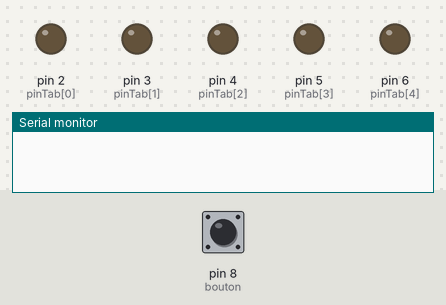
Bench run of a sketch on a simulated Arduino Uno, built with avr-gcc and run on an emulated ATmega328P. Parts: output pins drawn as LEDs (lit = HIGH), the last lines printed to the serial monitor. The inputs (shaded band) are chosen by the test bench; at power-on: pin 8 (bouton) HIGH. Random numbers use the default seed unless the sketch sets one.

Above: at 1.2 s.
1.3 s: pin 8 (bouton) pulled LOW for 0.15 s
At 2.7 s:
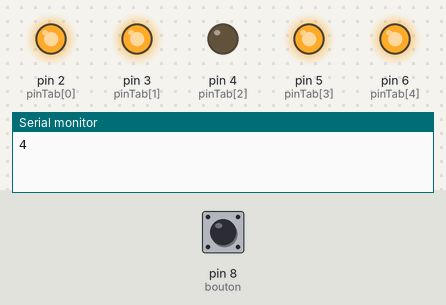
Timing chart, 0 to 7.8 s (numbered marks = the images above; inputs shaded):
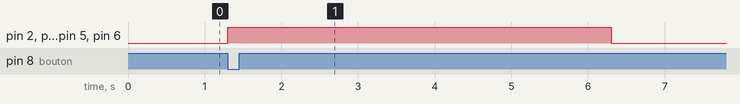

Measured:
- after the input at 1.3 s, pin 2 (pinTab[0]), pin 3 (pinTab[1]), pin 5 (pinTab[3]), pin 6 (pinTab[4]): LOW → HIGH at once, → LOW 5.0 s later

The sketch:

de_5_faces.ino
```cpp
//Déclaration variable
int pinTab[5]={2,3,4,5,6};
int bouton=8;

void setup()
{
  //Initialisation des variables
  Serial.begin(9600);
  for(int cpt=0;cpt<5;cpt++)
  {
    pinMode(pinTab[cpt],OUTPUT);
    digitalWrite(pinTab[cpt],LOW);
  }
  pinMode(bouton,INPUT_PULLUP);
  randomSeed(analogRead(0));
}

void loop()
{
  boolean etatBtn = digitalRead(bouton); /*Nous sommes en mode INPUT_PULLUP, cela signifie que
  l'etat 1 indique le bouton poussoir est levé et l'etat 0, il est appuyé*/

  if(!etatBtn) //L'etat de bouton passe à 0, ça signifie que j'ai appuyé
  {
    int nombre;
    nombre = random(5);
    Serial.println(nombre);
    affichageNb(nombre);
    delay(5000);
    for (int cpt=0;cpt<5;cpt++)
    {
      digitalWrite(pinTab[cpt],LOW);
    }
  }
}

void initZero()
{
  for(int cpt=0;cpt<5;cpt++)
  {
    digitalWrite(pinTab[cpt],LOW);
  }
}

void affichageNb(int nbre)
{
  initZero();

  if (nbre==0)
  {
    initZero();
    return;
  }

  if (nbre==1)
  {
    digitalWrite(pinTab[2],HIGH); //Cela correspond à la connexion 4
    return;
  }

  if (nbre==2)
  {
    digitalWrite(pinTab[0],HIGH); //Cela correspond à la connexion 2
    digitalWrite(pinTab[1],HIGH); //Cela correspond à la connexion 3
    return;
  }

  if (nbre==3)
  {
    digitalWrite(pinTab[0],HIGH); //Cela correspond à la connexion 2
    digitalWrite(pinTab[1],HIGH); //Cela correspond à la connexion 3
    digitalWrite(pinTab[2],HIGH); //Cela correspond à la connexion 4
    return;
  }

  if (nbre==4)
  {
    digitalWrite(pinTab[0],HIGH); //Cela correspond à la connexion 2
    digitalWrite(pinTab[1],HIGH); //Cela correspond à la connexion 3
    digitalWrite(pinTab[3],HIGH); //Cela correspond à la connexion 5
    digitalWrite(pinTab[4],HIGH); //Cela correspond à la connexion 6
    return;
  }

  if (nbre==5)
  {
    digitalWrite(pinTab[0],HIGH); //Cela correspond à la connexion 2
    digitalWrite(pinTab[1],HIGH); //Cela correspond à la connexion 3
    digitalWrite(pinTab[2],HIGH); //Cela correspond à la connexion 4
    digitalWrite(pinTab[3],HIGH); //Cela correspond à la connexion 5
    digitalWrite(pinTab[4],HIGH); //Cela correspond à la connexion 6
    return;
  }
  return;
}


//CONCUSION: J'ai testé, mon programme fonctionne
```
